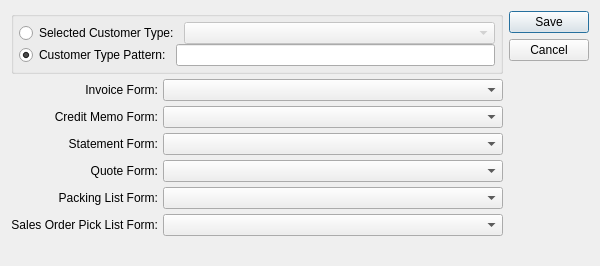
<?xml version="1.0" encoding="UTF-8"?>
<ui version="4.0">
 <comment>This file is part of the xTuple ERP: PostBooks Edition, a free and
open source Enterprise Resource Planning software suite,
Copyright (c) 1999-2011 by OpenMFG LLC, d/b/a xTuple.
It is licensed to you under the Common Public Attribution License
version 1.0, the full text of which (including xTuple-specific Exhibits)
is available at www.xtuple.com/CPAL.  By using this software, you agree
to be bound by its terms.</comment>
 <class>customerFormAssignment</class>
 <widget class="QDialog" name="customerFormAssignment">
  <property name="geometry">
   <rect>
    <x>0</x>
    <y>0</y>
    <width>600</width>
    <height>266</height>
   </rect>
  </property>
  <property name="windowTitle">
   <string>Customer Form Assignment</string>
  </property>
  <layout class="QGridLayout" name="gridLayout">
   <item row="0" column="0">
    <layout class="QVBoxLayout">
     <property name="spacing">
      <number>0</number>
     </property>
     <item>
      <layout class="QVBoxLayout">
       <property name="spacing">
        <number>5</number>
       </property>
       <item>
        <widget class="QGroupBox" name="_customerTypeGroup">
         <property name="title">
          <string/>
         </property>
         <layout class="QVBoxLayout">
          <property name="spacing">
           <number>0</number>
          </property>
          <property name="margin">
           <number>5</number>
          </property>
          <item>
           <layout class="QHBoxLayout">
            <property name="spacing">
             <number>5</number>
            </property>
            <item>
             <widget class="QRadioButton" name="_selectedCustomerType">
              <property name="text">
               <string>Selected Customer Type:</string>
              </property>
             </widget>
            </item>
            <item>
             <widget class="XComboBox" name="_customerTypes">
              <property name="enabled">
               <bool>false</bool>
              </property>
              <property name="sizePolicy">
               <sizepolicy hsizetype="Expanding" vsizetype="Fixed">
                <horstretch>0</horstretch>
                <verstretch>0</verstretch>
               </sizepolicy>
              </property>
              <property name="type">
               <enum>XComboBox::CustomerTypes</enum>
              </property>
             </widget>
            </item>
           </layout>
          </item>
          <item>
           <layout class="QHBoxLayout">
            <property name="spacing">
             <number>5</number>
            </property>
            <item>
             <widget class="QRadioButton" name="_customerTypePattern">
              <property name="text">
               <string>Customer Type Pattern:</string>
              </property>
              <property name="checked">
               <bool>true</bool>
              </property>
             </widget>
            </item>
            <item>
             <widget class="XLineEdit" name="_customerType">
              <property name="enabled">
               <bool>true</bool>
              </property>
             </widget>
            </item>
           </layout>
          </item>
         </layout>
        </widget>
       </item>
       <item>
        <layout class="QHBoxLayout">
         <property name="spacing">
          <number>5</number>
         </property>
         <item>
          <layout class="QVBoxLayout">
           <property name="spacing">
            <number>5</number>
           </property>
           <item>
            <widget class="QLabel" name="_invoiceFormLit">
             <property name="text">
              <string>Invoice Form:</string>
             </property>
             <property name="alignment">
              <set>Qt::AlignRight|Qt::AlignTrailing|Qt::AlignVCenter</set>
             </property>
            </widget>
           </item>
           <item>
            <widget class="QLabel" name="_creditMemoLit">
             <property name="text">
              <string>Credit Memo Form:</string>
             </property>
             <property name="alignment">
              <set>Qt::AlignRight|Qt::AlignTrailing|Qt::AlignVCenter</set>
             </property>
            </widget>
           </item>
           <item>
            <widget class="QLabel" name="_statementLit">
             <property name="text">
              <string>Statement Form:</string>
             </property>
             <property name="alignment">
              <set>Qt::AlignRight|Qt::AlignTrailing|Qt::AlignVCenter</set>
             </property>
            </widget>
           </item>
           <item>
            <widget class="QLabel" name="_quoteFormLit">
             <property name="text">
              <string>Quote Form:</string>
             </property>
             <property name="alignment">
              <set>Qt::AlignRight|Qt::AlignTrailing|Qt::AlignVCenter</set>
             </property>
            </widget>
           </item>
           <item>
            <widget class="QLabel" name="_packingListFormLit">
             <property name="text">
              <string>Packing List Form:</string>
             </property>
             <property name="alignment">
              <set>Qt::AlignRight|Qt::AlignTrailing|Qt::AlignVCenter</set>
             </property>
            </widget>
           </item>
           <item>
            <widget class="QLabel" name="_soPickListFormLit">
             <property name="text">
              <string>Sales Order Pick List Form:</string>
             </property>
             <property name="alignment">
              <set>Qt::AlignRight|Qt::AlignTrailing|Qt::AlignVCenter</set>
             </property>
            </widget>
           </item>
          </layout>
         </item>
         <item>
          <layout class="QVBoxLayout">
           <property name="spacing">
            <number>5</number>
           </property>
           <item>
            <widget class="XComboBox" name="_invoiceForm">
             <property name="sizePolicy">
              <sizepolicy hsizetype="Expanding" vsizetype="Fixed">
               <horstretch>0</horstretch>
               <verstretch>0</verstretch>
              </sizepolicy>
             </property>
             <property name="allowNull">
              <bool>true</bool>
             </property>
             <property name="nullStr">
              <string>Default</string>
             </property>
             <property name="type">
              <enum>XComboBox::Reports</enum>
             </property>
            </widget>
           </item>
           <item>
            <widget class="XComboBox" name="_creditMemoForm">
             <property name="sizePolicy">
              <sizepolicy hsizetype="Expanding" vsizetype="Fixed">
               <horstretch>0</horstretch>
               <verstretch>0</verstretch>
              </sizepolicy>
             </property>
             <property name="allowNull">
              <bool>true</bool>
             </property>
             <property name="nullStr">
              <string>Default</string>
             </property>
             <property name="type">
              <enum>XComboBox::Reports</enum>
             </property>
            </widget>
           </item>
           <item>
            <widget class="XComboBox" name="_statementForm">
             <property name="sizePolicy">
              <sizepolicy hsizetype="Expanding" vsizetype="Fixed">
               <horstretch>0</horstretch>
               <verstretch>0</verstretch>
              </sizepolicy>
             </property>
             <property name="allowNull">
              <bool>true</bool>
             </property>
             <property name="nullStr">
              <string>Default</string>
             </property>
             <property name="type">
              <enum>XComboBox::Reports</enum>
             </property>
            </widget>
           </item>
           <item>
            <widget class="XComboBox" name="_quoteForm">
             <property name="sizePolicy">
              <sizepolicy hsizetype="Expanding" vsizetype="Fixed">
               <horstretch>0</horstretch>
               <verstretch>0</verstretch>
              </sizepolicy>
             </property>
             <property name="allowNull">
              <bool>true</bool>
             </property>
             <property name="nullStr">
              <string>Default</string>
             </property>
             <property name="type">
              <enum>XComboBox::Reports</enum>
             </property>
            </widget>
           </item>
           <item>
            <widget class="XComboBox" name="_packingListForm">
             <property name="sizePolicy">
              <sizepolicy hsizetype="Expanding" vsizetype="Fixed">
               <horstretch>0</horstretch>
               <verstretch>0</verstretch>
              </sizepolicy>
             </property>
             <property name="allowNull">
              <bool>true</bool>
             </property>
             <property name="nullStr">
              <string>Default</string>
             </property>
             <property name="type">
              <enum>XComboBox::Reports</enum>
             </property>
            </widget>
           </item>
           <item>
            <widget class="XComboBox" name="_soPickListForm">
             <property name="allowNull">
              <bool>true</bool>
             </property>
             <property name="nullStr">
              <string>Default</string>
             </property>
             <property name="type">
              <enum>XComboBox::Reports</enum>
             </property>
            </widget>
           </item>
          </layout>
         </item>
        </layout>
       </item>
      </layout>
     </item>
     <item>
      <spacer>
       <property name="orientation">
        <enum>Qt::Vertical</enum>
       </property>
       <property name="sizeType">
        <enum>QSizePolicy::Expanding</enum>
       </property>
       <property name="sizeHint" stdset="0">
        <size>
         <width>20</width>
         <height>138</height>
        </size>
       </property>
      </spacer>
     </item>
    </layout>
   </item>
   <item row="0" column="1">
    <widget class="QDialogButtonBox" name="_buttonBox">
     <property name="orientation">
      <enum>Qt::Vertical</enum>
     </property>
     <property name="standardButtons">
      <set>QDialogButtonBox::Cancel|QDialogButtonBox::Save</set>
     </property>
    </widget>
   </item>
  </layout>
 </widget>
 <layoutdefault spacing="6" margin="11"/>
 <pixmapfunction>qPixmapFromMimeSource</pixmapfunction>
 <customwidgets>
  <customwidget>
   <class>XComboBox</class>
   <extends>QComboBox</extends>
   <header>xcombobox.h</header>
  </customwidget>
  <customwidget>
   <class>XLineEdit</class>
   <extends>QLineEdit</extends>
   <header>xlineedit.h</header>
  </customwidget>
 </customwidgets>
 <tabstops>
  <tabstop>_selectedCustomerType</tabstop>
  <tabstop>_customerTypes</tabstop>
  <tabstop>_customerTypePattern</tabstop>
  <tabstop>_customerType</tabstop>
  <tabstop>_invoiceForm</tabstop>
  <tabstop>_creditMemoForm</tabstop>
  <tabstop>_statementForm</tabstop>
  <tabstop>_quoteForm</tabstop>
  <tabstop>_packingListForm</tabstop>
 </tabstops>
 <resources/>
 <connections>
  <connection>
   <sender>_selectedCustomerType</sender>
   <signal>toggled(bool)</signal>
   <receiver>_customerTypes</receiver>
   <slot>setEnabled(bool)</slot>
   <hints>
    <hint type="sourcelabel">
     <x>20</x>
     <y>20</y>
    </hint>
    <hint type="destinationlabel">
     <x>20</x>
     <y>20</y>
    </hint>
   </hints>
  </connection>
  <connection>
   <sender>_customerTypePattern</sender>
   <signal>toggled(bool)</signal>
   <receiver>_customerType</receiver>
   <slot>setEnabled(bool)</slot>
   <hints>
    <hint type="sourcelabel">
     <x>20</x>
     <y>20</y>
    </hint>
    <hint type="destinationlabel">
     <x>20</x>
     <y>20</y>
    </hint>
   </hints>
  </connection>
  <connection>
   <sender>_buttonBox</sender>
   <signal>rejected()</signal>
   <receiver>customerFormAssignment</receiver>
   <slot>reject()</slot>
   <hints>
    <hint type="sourcelabel">
     <x>553</x>
     <y>134</y>
    </hint>
    <hint type="destinationlabel">
     <x>299</x>
     <y>132</y>
    </hint>
   </hints>
  </connection>
 </connections>
</ui>
